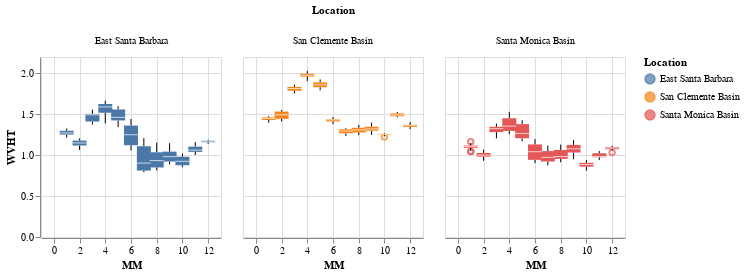

Source (notebook cell):
### Markdown cell above
### Hourly means plotted over months

### Code cell
# plot
alt.Chart(by_mo_hr).mark_boxplot().encode(
    x =alt.X('MM:Q'),
    y =alt.Y('WVHT:Q'),
    color='Location:N'
).properties(
    width=180,
    height=180
).facet(
    column='Location:N'
)

### Figure 1 — Vega-Lite specification as saved in the notebook (floating-point values rounded to 4 significant figures; data arrays with more than 128 entries replaced by an {"elided": "..."} marker saying what was removed)
{"config": {"view": {"continuousWidth": 400, "continuousHeight": 300}}, "data": {"name": "data-78c7229df61bcd4400e1a552b49a9ec8"}, "facet": {"column": {"field": "Location", "type": "nominal"}}, "spec": {"mark": "boxplot", "encoding": {"color": {"field": "Location", "type": "nominal"}, "x": {"field": "MM", "type": "quantitative"}, "y": {"field": "WVHT", "type": "quantitative"}}, "height": 180, "width": 180}, "$schema": "https://vega.github.io/schema/vega-lite/v4.17.0.json", "datasets": {"data-78c7229df61bcd4400e1a552b49a9ec8": {"elided": "864 records"}}}
